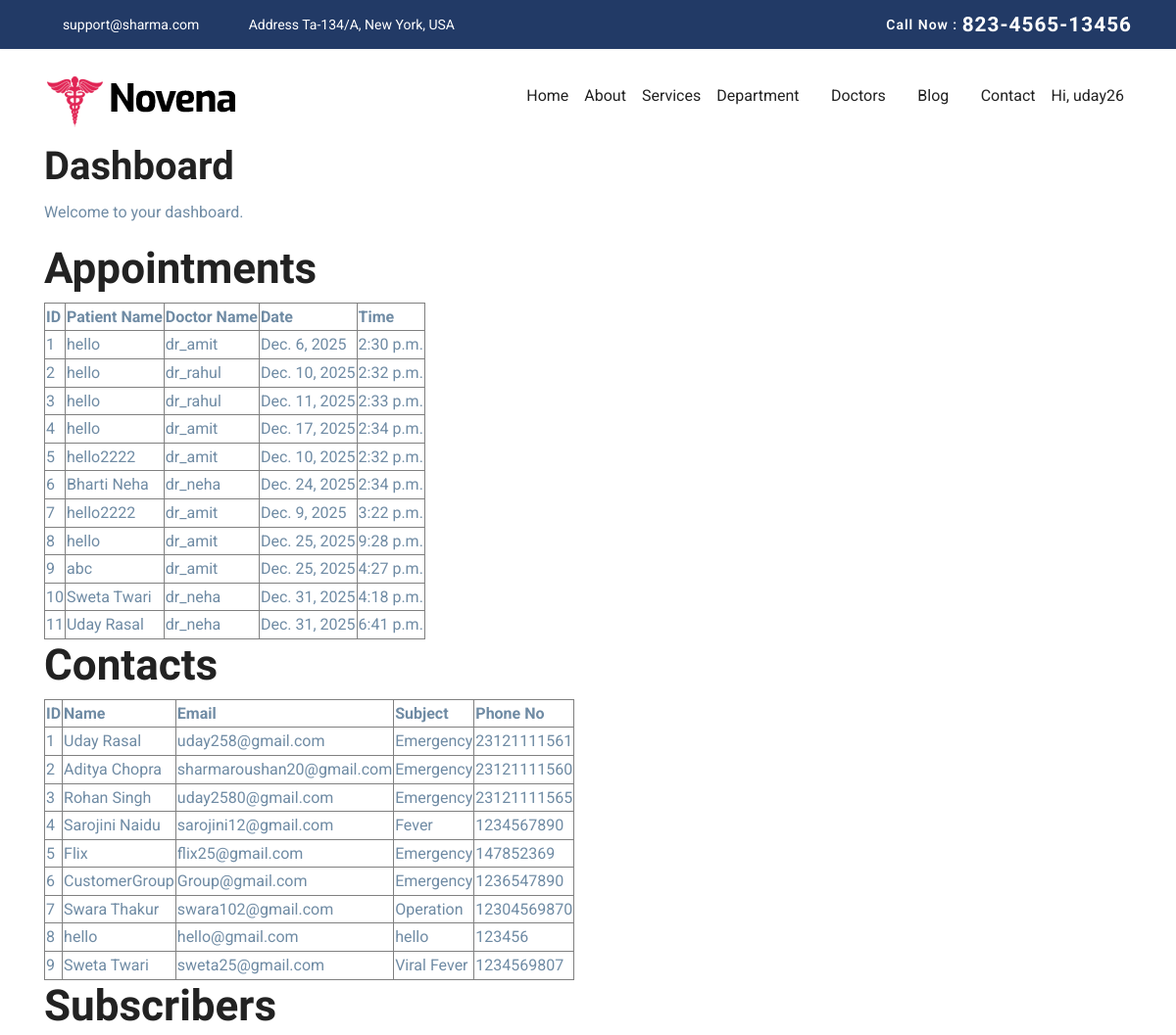
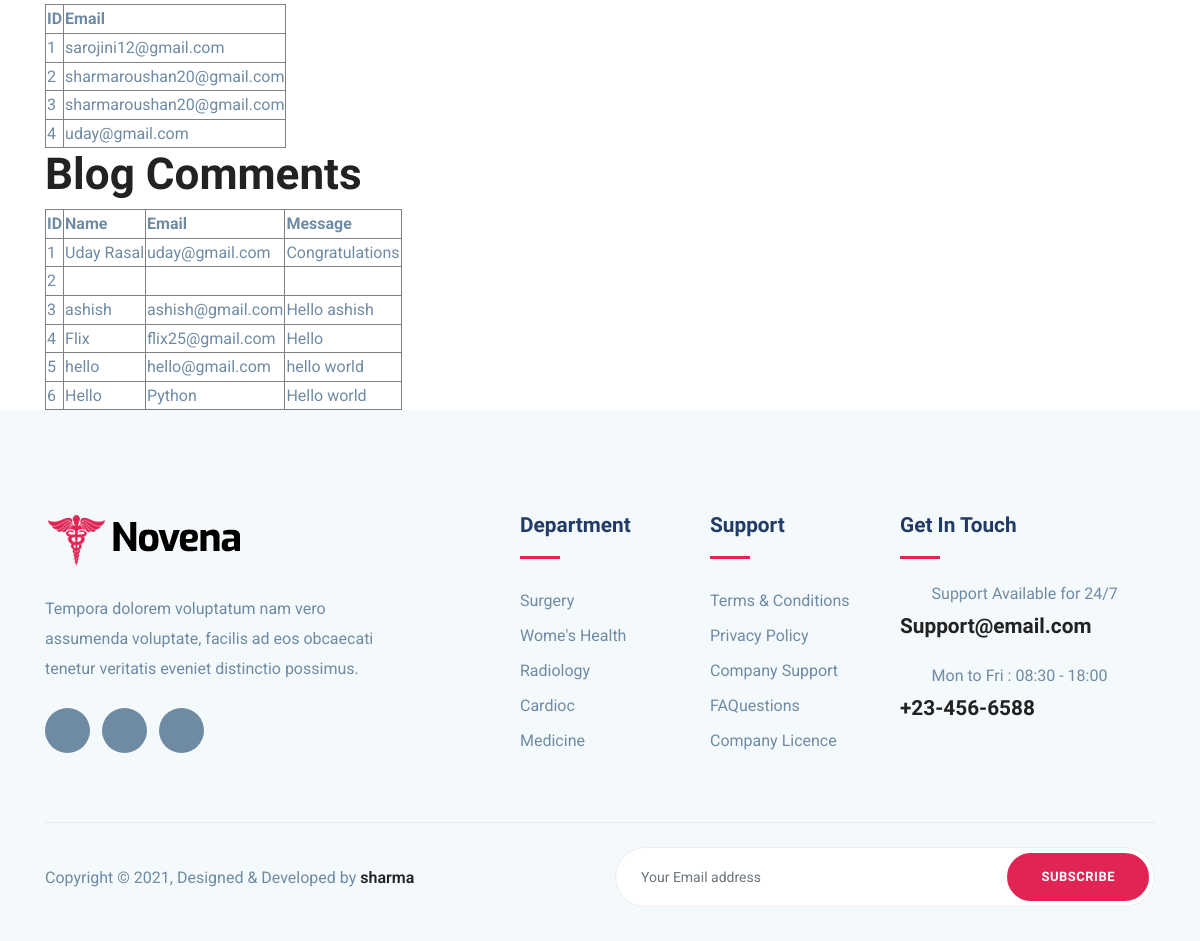
Page /novapp/dashboard/ (signed in) on the earlier database version (2 pictures, top to bottom).
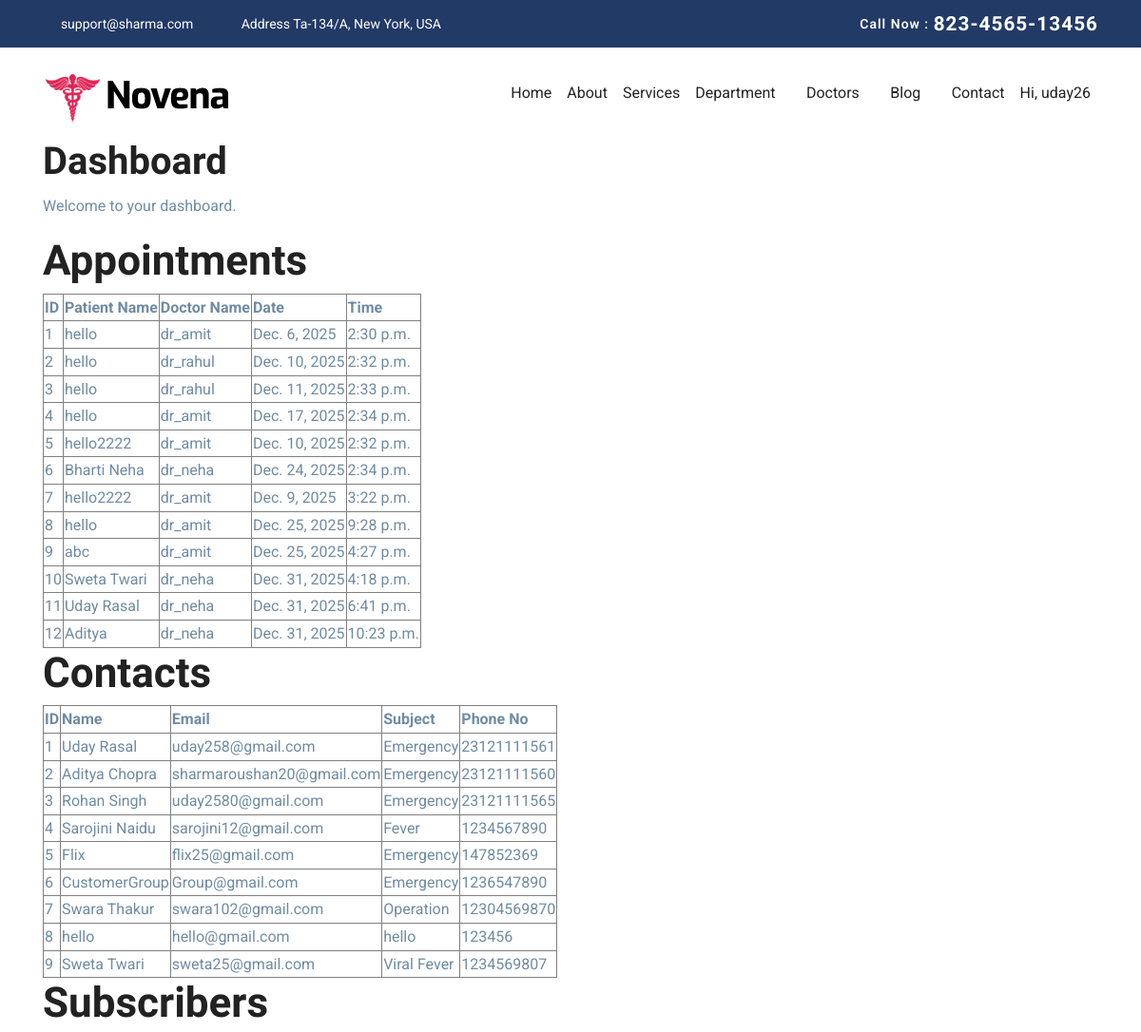
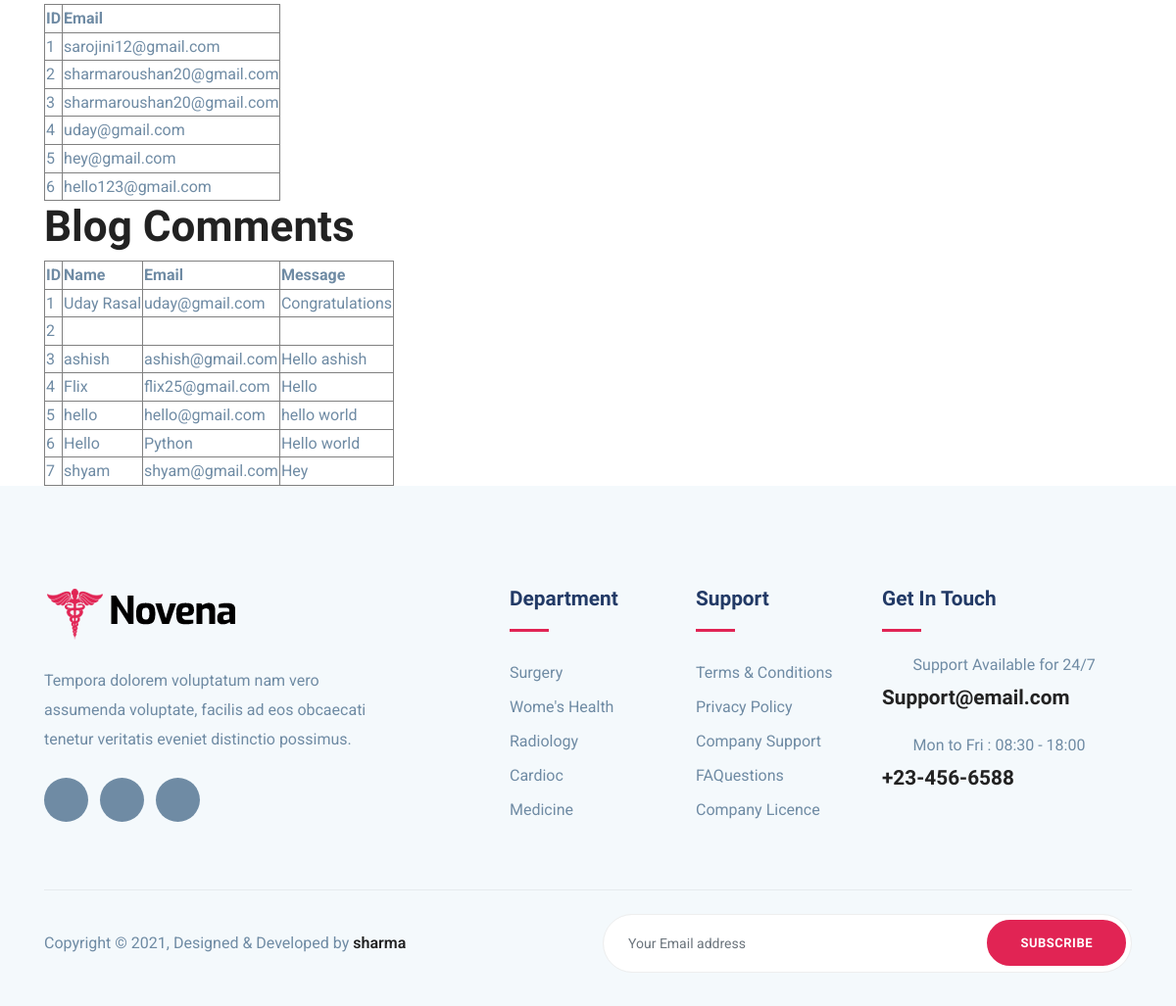
Same page on the later database version (2 pictures, top to bottom).
### novenaApp/models.py (models this page shows, shortened)
class Appointment(models.Model):
    DEPARTMENT_CHOICES = [
        ('cardiology', 'Cardiology'),
        ('neurology', 'Neurology'),
        ('orthopedics', 'Orthopedics'),
        ('pediatrics', 'Pediatrics'),
        ('gynecology', 'Gynecology'),
    ]
    DOCTOR_CHOICES = [
        ('dr_amit', 'Dr. Amit Sharma'),
        ('dr_rahul', 'Dr. Rahul Verma'),
        ('dr_neha', 'Dr. Neha Singh'),
        ('dr_pooja', 'Dr. Pooja Gupta'),
    ]
    department = models.CharField(max_length=50,choices=DEPARTMENT_CHOICES)
    doctor = models.CharField(max_length=50,choices=DOCTOR_CHOICES)
    appointment_date = models.DateField()
    appointment_time = models.TimeField()
    full_name = models.CharField(max_length=100)
    phone_number = models.CharField(max_length=15)
    message = models.TextField(blank=True, null=True)
    created_at = models.DateTimeField(auto_now_add=True)
    is_active = models.BooleanField(default=True)

class contactModel(models.Model):
    name=models.CharField(max_length=100, blank=False, null=False)
    email = models.EmailField(max_length=254,unique=True,blank=False,null=False)
    subject = models.CharField(max_length=100,blank=False, null=False)
    phoneNo = models.CharField(max_length=12,blank=False,null=False)
    message = models.TextField(blank=False, null=False)

class SubstribeFooter(models.Model):
    email = models.EmailField(null=False, blank=False)

class singleBlogModel(models.Model):
    name = models.CharField(max_length=50,null=False, blank=False)
    email = models.EmailField(unique=True, null=False,blank=False)
    message = models.TextField(null=False, blank=False)

### novenaApp/views.py (the view)
# urls.py: path('dashboard/',dashboardView,name='dashboard'),
@login_required(login_url='/admin/login/')
def dashboardView(request):
    context = {
        'appointments': Appointment.objects.all(),
        'contacts': contactModel.objects.all(),
        'subscribers': SubstribeFooter.objects.all(),
        'blog_comments': singleBlogModel.objects.all(),
    }
    resp = render(request,'novenaApp/dashboard.html', context)
    return resp

### novenaApp/templates/novenaApp/dashboard.html (shortened to what this page needs)
{% extends 'novenaApp/base.html' %}
{% block body %}
    <div class="container">
        <h1>Dashboard</h1>
        <p>Welcome to your dashboard.</p>
        <h2>Appointments</h2>
        <table border="1">
            <tr>
                <th>ID</th>
                <th>Patient Name</th>
                <th>Doctor Name</th>
                <th>Date</th>
                <th>Time</th>
            </tr>
            {% for appointment in appointments %}
            <tr>
                <td>{{ appointment.id }}</td>
                <td>{{ appointment.full_name }}</td>
                <td>{{ appointment.doctor }}</td>
                <td>{{ appointment.appointment_date }}</td>
                <td>{{ appointment.appointment_time }}</td>
            </tr>
            {% endfor %}
        </table>
        <h2>Contacts</h2>
        <table border="1">
            <tr>
                <th>ID</th>
                <th>Name</th>
                <th>Email</th>
                <th>Subject</th>
                <th>Phone No</th>
            </tr>
            {% for contact in contacts %}
            <tr>
                <td>{{ contact.id }}</td>
                <td>{{ contact.name }}</td>
                <td>{{ contact.email }}</td>
                <td>{{ contact.subject }}</td>
                <td>{{ contact.phoneNo }}</td>
            </tr>
            {% endfor %}
        </table>
        <h2>Subscribers</h2>
        <table border="1">
            <tr>
                <th>ID</th>
                <th>Email</th>
            </tr>
            {% for subscriber in subscribers %}
            <tr>
                <td>{{ subscriber.id }}</td>
                <td>{{ subscriber.email }}</td>
            </tr>
            {% endfor %}
        </table>
        <h2>Blog Comments</h2>
        <table border="1">
            <tr>
                <th>ID</th>
                <th>Name</th>
                <th>Email</th>
                <th>Message</th>
            </tr>
            {% for comment in blog_comments %}
            <tr>
                <td>{{ comment.id }}</td>
                <td>{{ comment.name }}</td>
                <td>{{ comment.email }}</td>
                <td>{{ comment.message }}</td>
            </tr>
            {% endfor %}
        </table>
    </div>
{% endblock body %}

### novenaApp/templates/novenaApp/base.html (shortened to what this page needs)
{% load static %}
<!DOCTYPE html>
<html lang="en">
<head>
	<link rel="stylesheet" href="{% static 'novenaApp/plugins/bootstrap/bootstrap.min.css' %}">
	<link rel="stylesheet" href="{% static 'novenaApp/plugins/icofont/icofont.min.css' %}">
	<link rel="stylesheet" href="{% static 'novenaApp/plugins/slick-carousel/slick/slick.css' %}">
	<link rel="stylesheet" href="{% static 'novenaApp/plugins/slick-carousel/slick/slick-theme.css' %}">
	<link rel="stylesheet" href="{% static 'novenaApp/css/style.css' %}">
</head>
<body id="top">
	<header>
		<div class="header-top-bar">
			<div class="container">
				<div class="row align-items-center">
					<div class="col-lg-6">
						<ul class="top-bar-info list-inline-item pl-0 mb-0">
							<li class="list-inline-item"><a href="mailto:support@gmail.com"><i
										class="icofont-support-faq mr-2"></i>support@sharma.com</a></li>
							<li class="list-inline-item"><i class="icofont-location-pin mr-2"></i>Address Ta-134/A, New
								York, USA </li>
						</ul>
					</div>
					<div class="col-lg-6">
						<div class="text-lg-right top-right-bar mt-2 mt-lg-0">
							<a href="tel:+23-345-67890">
								<span>Call Now : </span>
								<span class="h4">823-4565-13456</span>
							</a>
						</div>
					</div>
				</div>
			</div>
		</div>
		<nav class="navbar navbar-expand-lg navigation" id="navbar">
			<div class="container">
				<a class="navbar-brand" href="{% url 'home' %}">
					<img src="{% static 'novenaApp/images/logo.png' %}" alt="" class="img-fluid">
				</a>
				<ul class="navbar-nav ml-auto">
					<li class="nav-item active">
						<a class="nav-link" href="{% url 'home' %}">Home</a>
					</li>
					<li class="nav-item">
						<a class="nav-link" href="{% url 'about' %}">About</a>
					</li>
					<li class="nav-item">
						<a class="nav-link" href="{% url 'service' %}">Services</a>
					</li>
					<li class="nav-item dropdown">
						<a class="nav-link dropdown-toggle" href="{% url 'department' %}" id="dropdown02"
							data-toggle="dropdown" aria-haspopup="true" aria-expanded="false">
							Department <i class="icofont-thin-down"></i>
						</a>
					</li>
					<li class="nav-item dropdown">
						<a class="nav-link dropdown-toggle" href="{% url 'doctors' %}" id="dropdown03"
							data-toggle="dropdown" aria-haspopup="true" aria-expanded="false">
							Doctors <i class="icofont-thin-down"></i>
						</a>
					</li>
					<li class="nav-item dropdown">
						<a class="nav-link dropdown-toggle" href="{% url 'blog' %}" id="dropdown05"
							data-toggle="dropdown" aria-haspopup="true" aria-expanded="false">
							Blog <i class="icofont-thin-down"></i>
						</a>
					</li>
					<li class="nav-item">
						<a class="nav-link" href="{% url 'contact' %}">Contact</a>
					</li>
					{% if user.is_authenticated %}
					<li class="nav-item dropdown">
						<a class="nav-link dropdown-toggle" href="#" id="userMenu" role="button" data-toggle="dropdown"
							aria-haspopup="true" aria-expanded="false">
							Hi, {{ user.username }}
						</a>
					</li>
					{% else %}
					<li class="nav-item">
						<a class="nav-link" href="{% url 'login' %}">Login</a>
					</li>
					{% endif %}
				</ul>
			</div>
		</nav>
	</header>
	<div>
		{% block body %} {% endblock body %}
	</div>
	<footer class="footer section gray-bg">
		<div class="container">
			<div class="row">
				<div class="col-lg-4 mr-auto col-sm-6">
					<div class="widget mb-5 mb-lg-0">
						<div class="logo mb-4">
							<img src="{% static 'novenaApp/images/logo.png' %}" alt="" class="img-fluid">
						</div>
						<p>Tempora dolorem voluptatum nam vero assumenda voluptate, facilis ad eos obcaecati tenetur
							veritatis eveniet distinctio possimus.</p>
						<ul class="list-inline footer-socials mt-4">
							<li class="list-inline-item">
								<a href="https://www.facebook.com/sharma/"><i class="icofont-facebook"></i></a>
							</li>
							<li class="list-inline-item">
								<a href="https://twitter.com/sharma/"><i class="icofont-twitter"></i></a>
							</li>
							<li class="list-inline-item">
								<a href="https://www.pinterest.com/sharma/"><i class="icofont-linkedin"></i></a>
							</li>
						</ul>
					</div>
				</div>
				<div class="col-lg-2 col-md-6 col-sm-6">
					<div class="widget mb-5 mb-lg-0">
						<h4 class="text-capitalize mb-3">Department</h4>
						<div class="divider mb-4"></div>
						<ul class="list-unstyled footer-menu lh-35">
							<li><a href="#!">Surgery </a></li>
							<li><a href="#!">Wome's Health</a></li>
							<li><a href="#!">Radiology</a></li>
							<li><a href="#!">Cardioc</a></li>
							<li><a href="#!">Medicine</a></li>
						</ul>
					</div>
				</div>
				<div class="col-lg-2 col-md-6 col-sm-6">
					<div class="widget mb-5 mb-lg-0">
						<h4 class="text-capitalize mb-3">Support</h4>
						<div class="divider mb-4"></div>
						<ul class="list-unstyled footer-menu lh-35">
							<li><a href="#!">Terms & Conditions</a></li>
							<li><a href="#!">Privacy Policy</a></li>
							<li><a href="#!">Company Support </a></li>
							<li><a href="#!">FAQuestions</a></li>
							<li><a href="#!">Company Licence</a></li>
						</ul>
					</div>
				</div>
				<div class="col-lg-3 col-md-6 col-sm-6">
					<div class="widget widget-contact mb-5 mb-lg-0">
						<h4 class="text-capitalize mb-3">Get in Touch</h4>
						<div class="divider mb-4"></div>
						<div class="footer-contact-block mb-4">
							<div class="icon d-flex align-items-center">
								<i class="icofont-email mr-3"></i>
								<span class="h6 mb-0">Support Available for 24/7</span>
							</div>
							<h4 class="mt-2"><a href="mailto:support@email.com">Support@email.com</a></h4>
						</div>
						<div class="footer-contact-block">
							<div class="icon d-flex align-items-center">
								<i class="icofont-support mr-3"></i>
								<span class="h6 mb-0">Mon to Fri : 08:30 - 18:00</span>
							</div>
							<h4 class="mt-2"><a href="tel:+23-345-67890">+23-456-6588</a></h4>
						</div>
					</div>
				</div>
			</div>
			<div class="footer-btm py-4 mt-5">
				<div class="row align-items-center justify-content-between">
					<div class="col-lg-6">
						<div class="copyright">
							Copyright &copy; 2021, Designed &amp; Developed by <a href="https://sharma.com/">sharma</a>
						</div>
					</div>
					<div class="col-lg-6">
						<div class="subscribe-form text-lg-right mt-5 mt-lg-0">
							<form action="{% url 'subscribeFooter' %}" class="subscribe" method="post">
								<input type="text" class="form-control" placeholder="Your Email address" name="email"
									required>
								<button type="submit" class="btn btn-main-2 btn-round-full">Subscribe</button>
							</form>
						</div>
					</div>
				</div>
			</div>
		</div>
	</footer>
</body>
</html>

### novenaApp/static/novenaApp/css/style.css (style rules this page uses)
html { overflow-x: hidden; }
body { line-height: 1.6; font-family: "Roboto", sans-serif; -webkit-font-smoothing: antialiased; font-size: 16px; color: #6F8BA4; font-weight: 400; overflow-x: hidden; }
h1, .h1, h2, .h2, h3, .h3, h4, .h4, h5, .h5, h6, .h6 { font-family: "Exo", sans-serif; font-weight: 700; color: #222; }
h1, .h1 { font-size: 2.5rem; }
h2, .h2 { font-size: 44px; }
h4, .h4 { font-size: 1.3rem; line-height: 30px; }
h6, .h6 { font-size: 1rem; }
p { line-height: 30px; }
input[type=email], input[type=password], input[type=text], input[type=tel] { box-shadow: none; height: 45px; outline: none; font-size: 14px; }
.form-control { box-shadow: none; border-radius: 0; }
.btn { display: inline-block; font-size: 14px; font-size: 0.8125rem; font-weight: 700; letter-spacing: 0.5px; padding: 0.75rem 2rem; font-family: "Exo", sans-serif; text-transform: uppercase; border-radius: 5px; border: 2px solid transparent; transition: all 0.35s ease; }
.btn-main-2 { background: #e12454; color: #fff; border-color: #e12454; }
.btn-round-full { border-radius: 50px; }
.section { padding: 100px 0; }
a { color: #222; text-decoration: none; transition: all 0.35s ease; }
.gray-bg { background: #f4f9fc; }
.dropdown-toggle::after { display: none; }
.navbar-brand { margin-top: 10px; }
.header-top-bar { background: #223a66; font-size: 14px; padding: 10px 0px; box-shadow: 0 1px 2px rgba(0, 0, 0, 0.05); color: #fff; }
.top-bar-info li a { color: #fff; margin-right: 20px; }
.top-right-bar a span { color: #fff; font-weight: 600; letter-spacing: 1px; vertical-align: middle; }
.navigation .dropdown-toggle::after { display: none; }
.divider { width: 40px; height: 5px; background: #e12454; }
.lh-35 { line-height: 35px; }
.footer { padding-bottom: 10px; }
.footer .copyright a { font-weight: 600; }
.logo { font-weight: 600; letter-spacing: 1px; }
.widget .divider { height: 3px; }
.widget h4 { color: #223a66; }
.widget .footer-menu a { color: #6F8BA4; }
.footer-contact-block span { font-weight: 400; color: #6F8BA4; }
.footer-contact-block i { font-size: 20px; }
.footer-btm { border-top: 1px solid rgba(0, 0, 0, 0.06); }
.footer-socials li a { width: 45px; height: 45px; background: #6F8BA4; color: #fff; display: inline-block; text-align: center; border-radius: 100%; padding-top: 12px; }
.subscribe { position: relative; }
.subscribe .form-control { border-radius: 50px; height: 60px; padding-left: 25px; border-color: #eee; }
.subscribe .btn { position: absolute; right: 6px; top: 6px; }

Differences in the rows shown:
added Appointment: id "12", full_name "Aditya", doctor "dr_neha", appointment_date "Dec. 31, 2025", appointment_time "10:23 p.m."
added SubstribeFooter: id "5", email "hey@gmail.com"
added SubstribeFooter: id "6", email "hello123@gmail.com"
added singleBlogModel: id "7", name "shyam", email "shyam@gmail.com", message "Hey"
